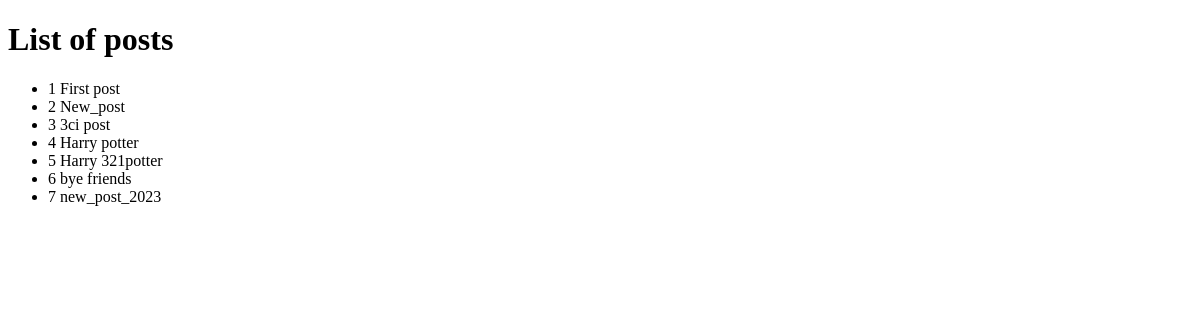
The app's page /posts/, older data.
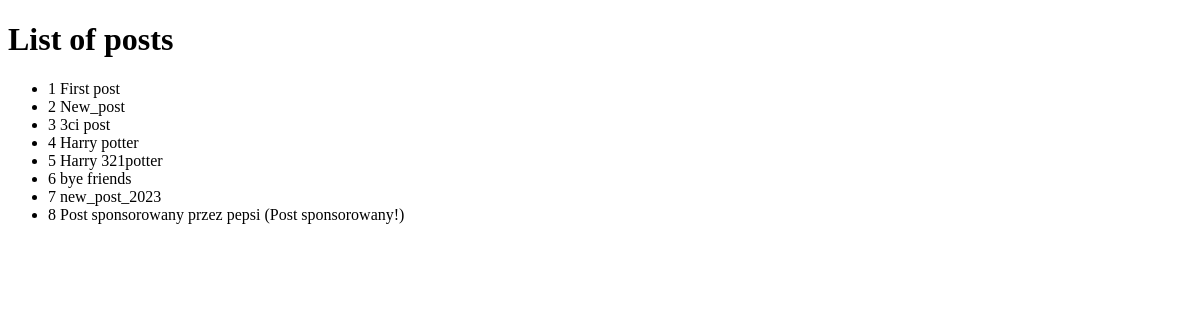
The same page, newer data.
### posts/models.py (models this page shows)
class Post(models.Model):
    title = models.CharField(max_length=250)
    content = models.TextField()
    published = models.BooleanField(default=False)
    created = models.DateTimeField(auto_now_add=True)
    modified = models.DateTimeField(auto_now=True)
    sponsored = models.BooleanField(default=False)
    def __str__(self):
        return f'{self.id} {self.title}'

### posts/views.py (the view)
# urls.py: path('', posts_list),
def posts_list(request):
    posts = Post.objects.all()
    context = {'posts_list': posts}
    return render(request, 'posts/list.html', context)

### posts/templates/posts/list.html (shortened to what this page needs)
<!DOCTYPE html>
<html lang="en">
<head>
</head>
<body>
    <h1> List of posts </h1>
    <ul>
        {% for post in posts_list %}
            <li>
                {{ post }}
                {% if post.sponsored %}
                    (Post sponsorowany!)
                {% endif %}
            </li>
        {% endfor %}
    </ul>
</body>
</html>

Row changes from the older to the newer data that the page shows:
added Post: id+title "8 Post sponsorowany przez pepsi", sponsored "(Post sponsorowany!)"
